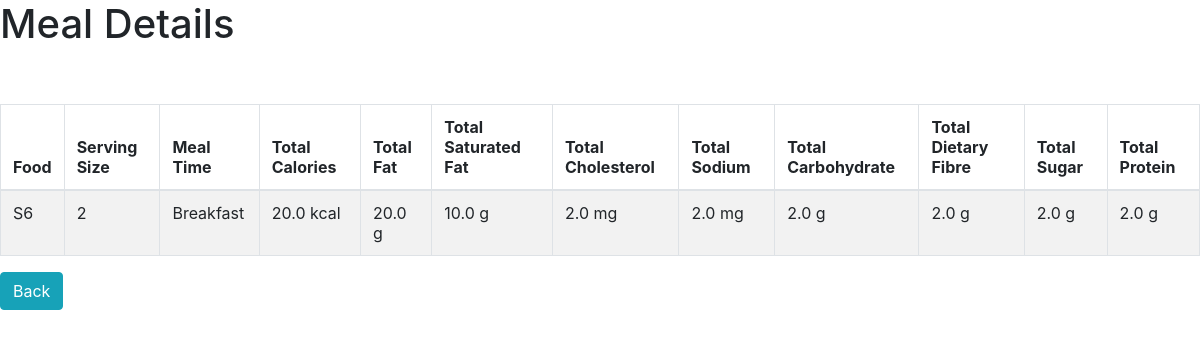
The page /view_meal/1 on the database its author committed.
### food/models.py (models this page shows, shortened)
class Meal(models.Model):
    BREAKFAST = 1
    MORNING_SNACK = 2
    LUNCH = 3
    AFTERNOON_SNACK = 4
    DINNER = 5
    EVENING_SNACK = 6
    MEAL_TIME_TYPES = (
        (BREAKFAST, "Breakfast"),
        (MORNING_SNACK, "Morning Snack"),
        (LUNCH, "Lunch"),
        (AFTERNOON_SNACK, "Afternoon Snack"),
        (DINNER, "Dinner"),
        (EVENING_SNACK, "Evening Snack")
     )
    food = models.ForeignKey(Food, verbose_name="Food",on_delete = models.CASCADE)
    serving_size = models.IntegerField(verbose_name="Serving Size")
    meal_time = models.IntegerField(verbose_name="Meal Time", choices=MEAL_TIME_TYPES)
    def get_total_calories(self):
        return self.serving_size * self.food.calories
    def get_total_fat(self):
        return self.serving_size * self.food.total_fat
    def get_total_saturated_fat(self):
        return self.serving_size * self.food.saturated_fat
    def get_total_cholesterol(self):
        return self.serving_size * self.food.cholesterol
    def get_total_sodium(self):
        return self.serving_size * self.food.sodium
    def get_total_carbohydrate(self):
        return self.serving_size * self.food.total_carbohydrate
    def get_total_dietary_fibre(self):
        return self.serving_size * self.food.dietary_fibre
    def get_total_sugar(self):
        return self.serving_size * self.food.sugar
    def get_total_protein(self):
        return self.serving_size * self.food.protein

class Food(models.Model):
    name = models.CharField(verbose_name="Food Name", max_length=200)
    calories = models.FloatField(verbose_name="Calories (kcal)")
    total_fat = models.FloatField(verbose_name="Total Fat (g)")
    saturated_fat = models.FloatField(verbose_name="Saturated Fat (g)")
    cholesterol = models.FloatField(verbose_name="Cholesterol (mg)")
    sodium = models.FloatField(verbose_name="Sodium (mg)")
    total_carbohydrate = models.FloatField(verbose_name="Total Carbohydrate (g)")
    dietary_fibre = models.FloatField(verbose_name="Dietary Fibre (g)")
    sugar = models.FloatField(verbose_name="Sugar (g)")
    protein = models.FloatField(verbose_name="Protein (g)")

### food/views.py (the view)
# urls.py: url(r'^view_meal/(?P<meal_id>\d+)$', view_meal, name='view-meal'),
def view_meal(request, meal_id):
	template = "view_meal.html"
	meal = Meal.objects.get(id=int(meal_id))
	context = {
			'meal': meal,
		}
	return render(request, template, context)

### templates/view_meal.html (shortened to what this page needs)
<html>
	<head>
		<link rel="stylesheet" href="https://stackpath.bootstrapcdn.com/bootstrap/4.1.1/css/bootstrap.min.css">
	</head>
	<body>
		<h1>Meal Details</h1> <br /><br />
		<table class="table table-striped table-bordered">
			<thead>
				<tr>
					<th>Food</th>
					<th>Serving Size</th>
					<th>Meal Time</th>
					<th>Total Calories</th>
					<th>Total Fat</th>
					<th>Total Saturated Fat</th>
					<th>Total Cholesterol</th>
					<th>Total Sodium</th>
					<th>Total Carbohydrate</th>
					<th>Total Dietary Fibre</th>
					<th>Total Sugar</th>
					<th>Total Protein</th>
				</tr>
			</thead>
			<tbody>
				<tr>
					<td>{{ meal.food.name }}</td>
					<td>{{ meal.serving_size }}</td>
					<td>{{ meal.get_meal_time_display }}</td>
					<td>{{ meal.get_total_calories }} kcal</td>
					<td>{{ meal.get_total_fat }} g</td>
					<td>{{ meal.get_total_saturated_fat }} g</td>
					<td>{{ meal.get_total_cholesterol }} mg</td>
					<td>{{ meal.get_total_sodium }} mg</td>
					<td>{{ meal.get_total_carbohydrate }} g</td>
					<td>{{ meal.get_total_dietary_fibre }} g</td>
					<td>{{ meal.get_total_sugar }} g</td>
					<td>{{ meal.get_total_protein }} g</td>
				</tr>
			</tbody>
		</table>
<a href ="{% url "food:index" %}" class ="btn btn-info">Back</a>
	</body>
</html>

### rows shown on the page
Meal: food.name "S6", serving_size "2", meal_time "Breakfast", get_total_calories "20.0", get_total_fat "20.0", get_total_saturated_fat "10.0", get_total_cholesterol "2.0", get_total_sodium "2.0", get_total_carbohydrate "2.0", get_total_dietary_fibre "2.0", get_total_sugar "2.0", get_total_protein "2.0"
